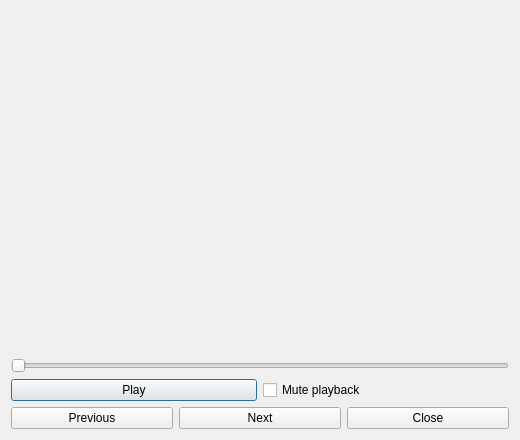
<?xml version="1.0" encoding="UTF-8"?>
<ui version="4.0">
 <class>dialog_clip_inspector</class>
 <widget class="QDialog" name="dialog_clip_inspector">
  <property name="windowTitle">
   <string>Inspect Preview Assets</string>
  </property>
  <property name="geometry">
   <rect>
    <x>0</x>
    <y>0</y>
    <width>520</width>
    <height>440</height>
   </rect>
  </property>
  <property name="surfaceRole" stdset="0">
   <string>panel</string>
  </property>
  <layout class="QVBoxLayout" name="layout_inspector">
   <item>
    <widget class="QLabel" name="label_item">
     <property name="textFormat">
      <enum>Qt::TextFormat::PlainText</enum>
     </property>
    </widget>
   </item>
   <item>
    <widget class="QStackedWidget" name="stack_preview">
     <widget class="QWidget" name="panel_poster">
      <layout class="QVBoxLayout" name="layout_poster">
       <item>
        <widget class="QLabel" name="label_poster">
         <property name="alignment">
          <set>Qt::AlignmentFlag::AlignCenter</set>
         </property>
         <property name="minimumSize">
          <size>
           <width>256</width>
           <height>256</height>
          </size>
         </property>
        </widget>
       </item>
      </layout>
     </widget>
     <widget class="QWidget" name="panel_video">
      <layout class="QVBoxLayout" name="layout_video" />
     </widget>
    </widget>
   </item>
   <item>
    <widget class="QLabel" name="label_status">
     <property name="wordWrap">
      <bool>true</bool>
     </property>
     <property name="textFormat">
      <enum>Qt::TextFormat::PlainText</enum>
     </property>
    </widget>
   </item>
   <item>
    <widget class="QSlider" name="slider_position">
     <property name="orientation">
      <enum>Qt::Orientation::Horizontal</enum>
     </property>
    </widget>
   </item>
   <item>
    <layout class="QHBoxLayout" name="layout_playback">
     <item>
      <widget class="QPushButton" name="button_play">
       <property name="text">
        <string>Play</string>
       </property>
      </widget>
     </item>
     <item>
      <widget class="QCheckBox" name="check_mute">
       <property name="text">
        <string>Mute playback</string>
       </property>
      </widget>
     </item>
    </layout>
   </item>
   <item>
    <layout class="QHBoxLayout" name="layout_navigation">
     <item>
      <widget class="QPushButton" name="button_previous">
       <property name="text">
        <string>Previous</string>
       </property>
      </widget>
     </item>
     <item>
      <widget class="QPushButton" name="button_next">
       <property name="text">
        <string>Next</string>
       </property>
      </widget>
     </item>
     <item>
      <widget class="QPushButton" name="button_close">
       <property name="text">
        <string>Close</string>
       </property>
      </widget>
     </item>
    </layout>
   </item>
  </layout>
 </widget>
 <resources />
 <connections />
</ui>
